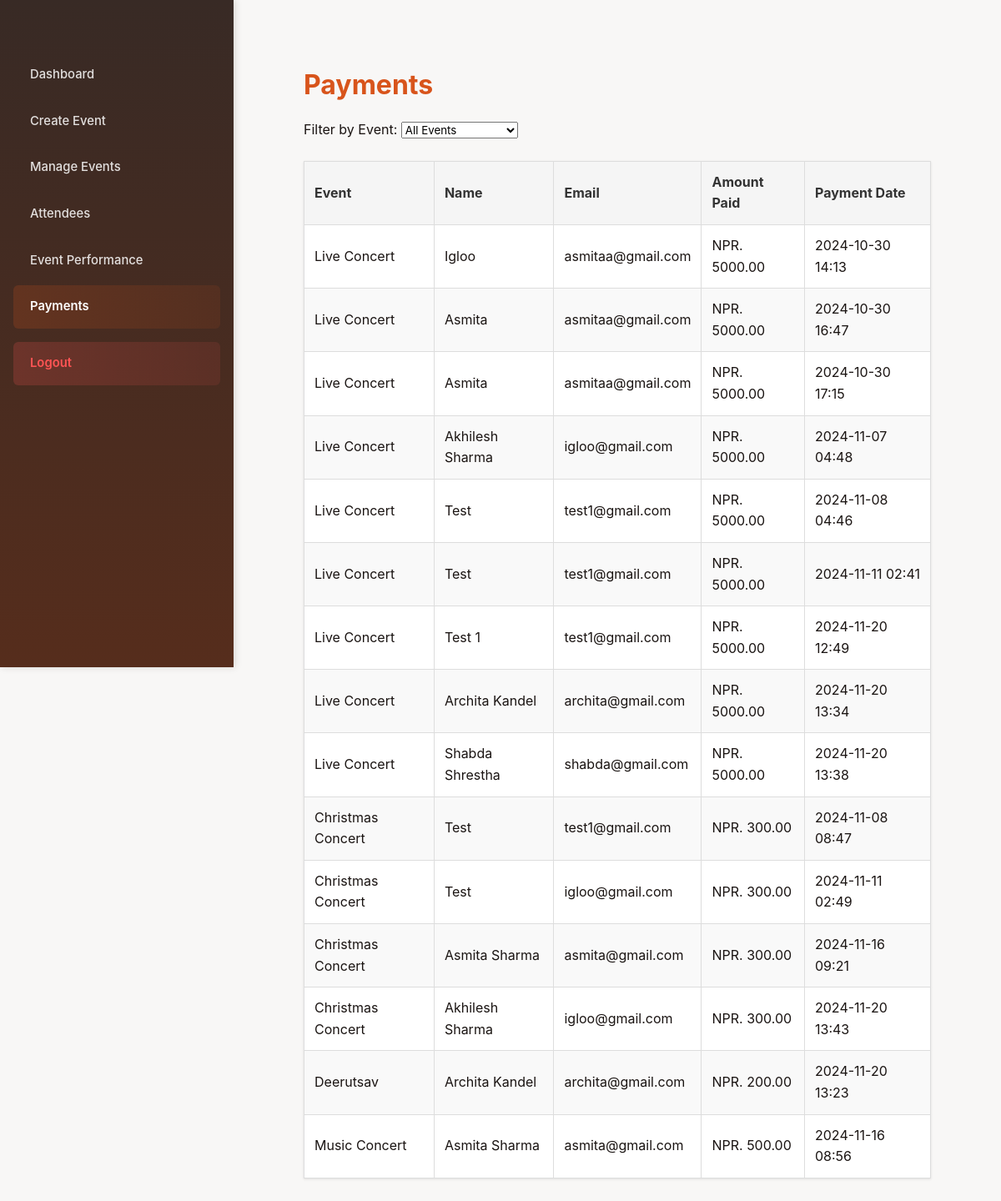
/payments/ (signed in), run on the app's committed database.
### myApp/models.py (models this page shows, shortened)
class Booking(models.Model):
    event = models.ForeignKey(Event, on_delete=models.CASCADE, related_name='bookings', null=True, blank=True)
    name = models.CharField(max_length=100)
    email = models.EmailField(null=True, blank=True)
    phone = models.CharField(max_length=15, null=True, blank=True)
    number_of_tickets = models.PositiveIntegerField(default=1)
    ticket_price = models.DecimalField(max_digits=10, decimal_places=2, null=True, blank=True)  # Added field for ticket price
    booking_date = models.DateTimeField(auto_now_add=True)
    ticket_number = models.CharField(max_length=50, default="0000")

class Event(models.Model):
    name=models.CharField(max_length=50)
    desc=models.CharField(max_length=50)
    img = models.ImageField(upload_to='myProject/pic/pic/')
    date = models.DateField(default=timezone.now)
    time = models.TimeField(default=timezone.now)
    location = models.CharField(max_length=255, default='Unknown')
    ticket_template = models.ImageField(upload_to='myProject/pic/pic/', blank=True, null=True)
    number_of_tickets = models.PositiveIntegerField(null=True, blank=True)  # New field for tickets available
    booked_tickets = models.IntegerField(default=0)
    ticket_price = models.DecimalField(max_digits=10, decimal_places=2, null=True, blank=True)  # New field for ticket price
    organizer = models.ForeignKey(User, on_delete=models.CASCADE,default=1)  # Link to user who submits
    approved = models.BooleanField(default=False)  # Admin approval flag
    is_free = models.BooleanField(default=False)
    latitude = models.FloatField(null=True, blank=True)  # New field for latitude
    longitude = models.FloatField(null=True, blank=True)  # New field for longitude

### myApp/views.py (the view)
# urls.py: path('payments/', views.payments_view, name='payments'),
@login_required
def payments_view(request):
    organizer = request.user
    events = Event.objects.filter(organizer=organizer)
    selected_event_id = request.GET.get('event')
    if selected_event_id:
        payments = Booking.objects.filter(event__id=selected_event_id, event__in=events).select_related('event')
    else:
        payments = Booking.objects.filter(event__in=events).select_related('event')
    context = {
        'events': events,
        'payments': payments,
    }
    return render(request, 'payments.html', context)

### myApp/templates/myApp/payments.html (shortened to what this page needs)
{% extends "base_organizer.html" %}
{% block content %}
<div class="payments-wrapper">
    <h1>Payments</h1>
    <div class="sort-filter">
        <form method="GET" action="">
            <label for="eventFilter">Filter by Event:</label>
            <select id="eventFilter" name="event" onchange="this.form.submit()">
                <option value="">All Events</option>
            </select>
        </form>
    </div>
    <table>
        <thead>
            <tr>
                <th>Event</th>
                <th>Name</th>
                <th>Email</th>
                <th>Amount Paid</th>
                <th>Payment Date</th>
            </tr>
        </thead>
        <tbody>
            {% for payment in payments %}
            <tr>
                <td>{{ payment.event.name }}</td>
                <td>{{ payment.name }}</td>
                <td>{{ payment.email }}</td>
                <td>NPR. {{ payment.ticket_price }}</td>
                <td>{{ payment.booking_date|date:"Y-m-d H:i" }}</td>
            </tr>
            {% empty %}
            <tr>
                <td colspan="5" style="text-align: center;">No payments found.</td>
            </tr>
            {% endfor %}
        </tbody>
    </table>
</div>
{% endblock %}

### myApp/static/css/styles.css (style rules this page uses)
body { font-family: Arial, sans-serif; background-color: #f8f9fa; margin: 0; padding: 20px; }
table { width: 100%; border-collapse: collapse; margin-top: 20px; }
thead { background-color: #343a40; color: white; }
th, td { padding: 12px; text-align: left; border: 1px solid #dee2e6; }
tbody tr:nth-child(even) { background-color: #f2f2f2; }

### myApp/templates/myApp/payments.html (style rules this page uses)
.payments-wrapper { padding: 1.5rem; }
.payments-wrapper h1 { color: #d8541b; margin-bottom: 1rem; }
.payments-wrapper .sort-filter { margin-bottom: 1.5rem; }
.payments-wrapper table { width: 100%; border-collapse: collapse; background-color: white; box-shadow: 0 1px 3px rgba(0, 0, 0, 0.1); }
.payments-wrapper th, .payments-wrapper td { padding: 0.75rem; border: 1px solid #ddd; text-align: left; }
.payments-wrapper th { background-color: #f5f5f5; color: #333; }
.payments-wrapper tr:nth-child(even) { background-color: #f9f9f9; }

### myApp/templates/myApp/base_organizer.html (style rules this page uses)
* { margin: 0; padding: 0; box-sizing: border-box; font-family: 'Inter', system-ui, -apple-system, sans-serif; }
body { background-color: #f8f7f6; color: #1a1412; line-height: 1.6; -webkit-font-smoothing: antialiased; }

### data on the page
Booking: event.name "Live Concert", name "Igloo", email "asmitaa@gmail.com", ticket_price "5000.00", booking_date "2024-10-30 14:13"
Booking: event.name "Live Concert", name "Asmita", email "asmitaa@gmail.com", ticket_price "5000.00", booking_date "2024-10-30 16:47"
Booking: event.name "Live Concert", name "Asmita", email "asmitaa@gmail.com", ticket_price "5000.00", booking_date "2024-10-30 17:15"
Booking: event.name "Live Concert", name "Akhilesh Sharma", email "igloo@gmail.com", ticket_price "5000.00", booking_date "2024-11-07 04:48"
Booking: event.name "Live Concert", name "Test", email "test1@gmail.com", ticket_price "5000.00", booking_date "2024-11-08 04:46"
Booking: event.name "Live Concert", name "Test", email "test1@gmail.com", ticket_price "5000.00", booking_date "2024-11-11 02:41"
Booking: event.name "Live Concert", name "Test 1", email "test1@gmail.com", ticket_price "5000.00", booking_date "2024-11-20 12:49"
Booking: event.name "Live Concert", name "Archita Kandel", email "archita@gmail.com", ticket_price "5000.00", booking_date "2024-11-20 13:34"
Booking: event.name "Live Concert", name "Shabda Shrestha", email "shabda@gmail.com", ticket_price "5000.00", booking_date "2024-11-20 13:38"
Booking: event.name "Christmas Concert", name "Test", email "test1@gmail.com", ticket_price "300.00", booking_date "2024-11-08 08:47"
Booking: event.name "Christmas Concert", name "Test", email "igloo@gmail.com", ticket_price "300.00", booking_date "2024-11-11 02:49"
Booking: event.name "Christmas Concert", name "Asmita Sharma", email "asmita@gmail.com", ticket_price "300.00", booking_date "2024-11-16 09:21"
Booking: event.name "Christmas Concert", name "Akhilesh Sharma", email "igloo@gmail.com", ticket_price "300.00", booking_date "2024-11-20 13:43"
Booking: event.name "Deerutsav", name "Archita Kandel", email "archita@gmail.com", ticket_price "200.00", booking_date "2024-11-20 13:23"
Booking: event.name "Music Concert", name "Asmita Sharma", email "asmita@gmail.com", ticket_price "500.00", booking_date "2024-11-16 08:56"
